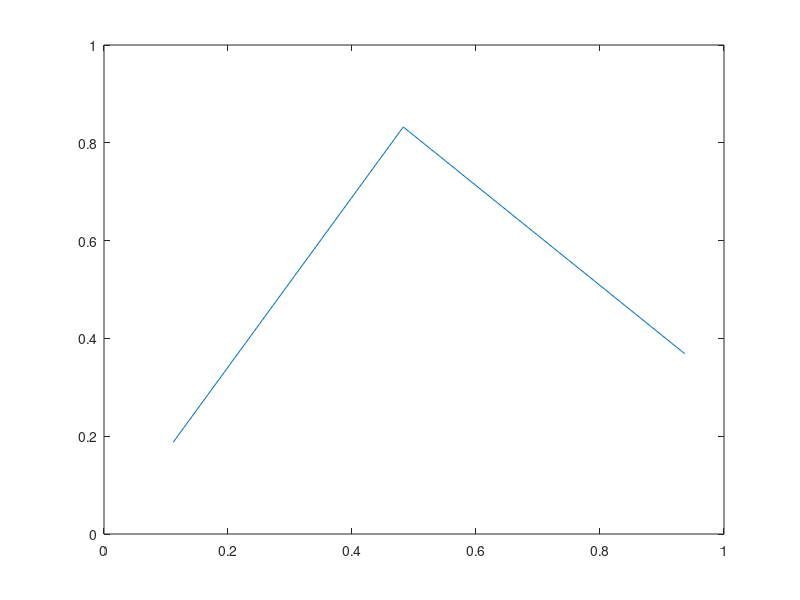

MATLAB code for this plot: (Note: this script raises an error after producing the figure.)
clear all;clc;close all;
addpath ../simLocUS
addpath ../functions
addpath ../soundfiles/generic
addpath ../structures
addpath ../structures/trajectories

%%
VEL = 0.25;
TOA = (0:2:4) / VEL;
waypoints = [   0.1118 0.1880;  ...
                0.4827 0.8324;  ...
                0.9366 0.3688   ];
waypoints = [waypoints zeros(3,1)];

plot(waypoints(:,1), waypoints(:,2));

% SRATE = ceil(1000/(TOA(end)/3));
SRATE = 48e3;
FRAMES = SRATE;
trajectory = waypointTrajectory(waypoints,'TimeOfArrival',TOA, 'SampleRate', SRATE, 'SamplesPerFrame', FRAMES);

tx = [];
ty = [];
last_dump = round(round(TOA(end))*(SRATE/FRAMES));

% 349.73s /FULL
% 321.49  /HALF
tic
for i=1:last_dump
   dump = trajectory();
   tx = [tx; dump(:,1)];
   ty = [ty; dump(:,2)];
end
toc

hold on
plot(tx,ty)
hold off